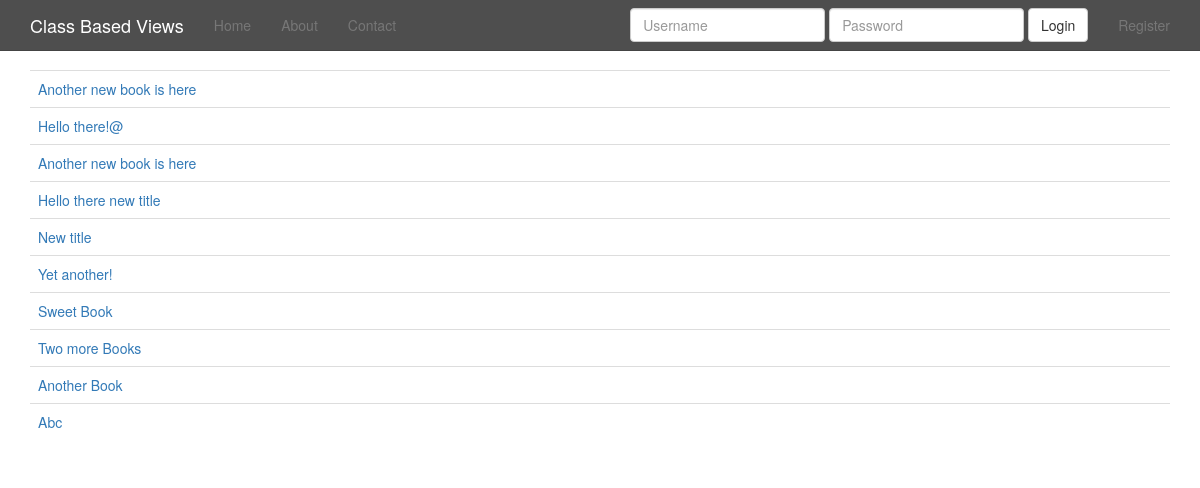
The page /book/ on the database as committed earlier.
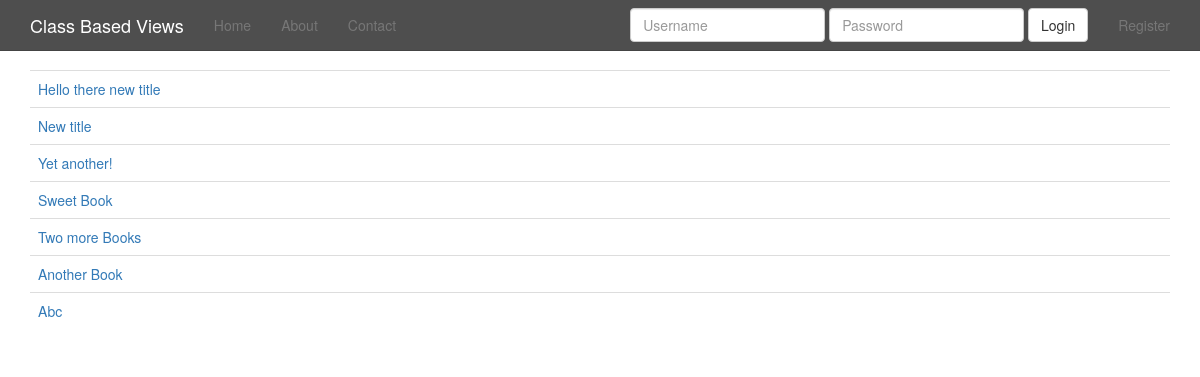
The same page on the database as committed later.
### dashboard/models.py (models this page shows)
class Book(models.Model):
	added_by = models.ForeignKey(settings.AUTH_USER_MODEL, null=True, blank=True, related_name='book_add')
	last_edited_by = models.ForeignKey(settings.AUTH_USER_MODEL, null=True, blank=True,  related_name='book_edit')
	title = models.CharField(max_length=120)
	description = models.TextField(null=True, blank=True)
	slug = models.SlugField(unique=True)
	updated = models.DateTimeField(auto_now_add=False, auto_now=True)
	timestamp = models.DateTimeField(auto_now_add=True, auto_now=False)
	class Meta:
		ordering = ["-timestamp", "-updated"]
	def __unicode__(self):
		return self.title
	def get_absolute_url(self):
		return reverse("book_detail", kwargs={"slug": self.slug})

### dashboard/views.py (the view)
# urls.py: url(r'^book/$', BookListView.as_view(), name='book_list'),
class BookListView(ListView):
	model = Book

### dashboard/templates/dashboard/book_list.html
{% extends "base.html" %}
{% block content %}
<table class='table'>
{% for object in object_list %}
<tr><td><a href="{{ object.get_absolute_url }}">{{ object }}</a></td></tr>
{% endfor %}
</table>
{% endblock %}

Rows that differ between the two databases and show on the page:
removed Book: title "Another new book is here"
removed Book: title "Hello there!@"
removed Book: title "Another new book is here"
